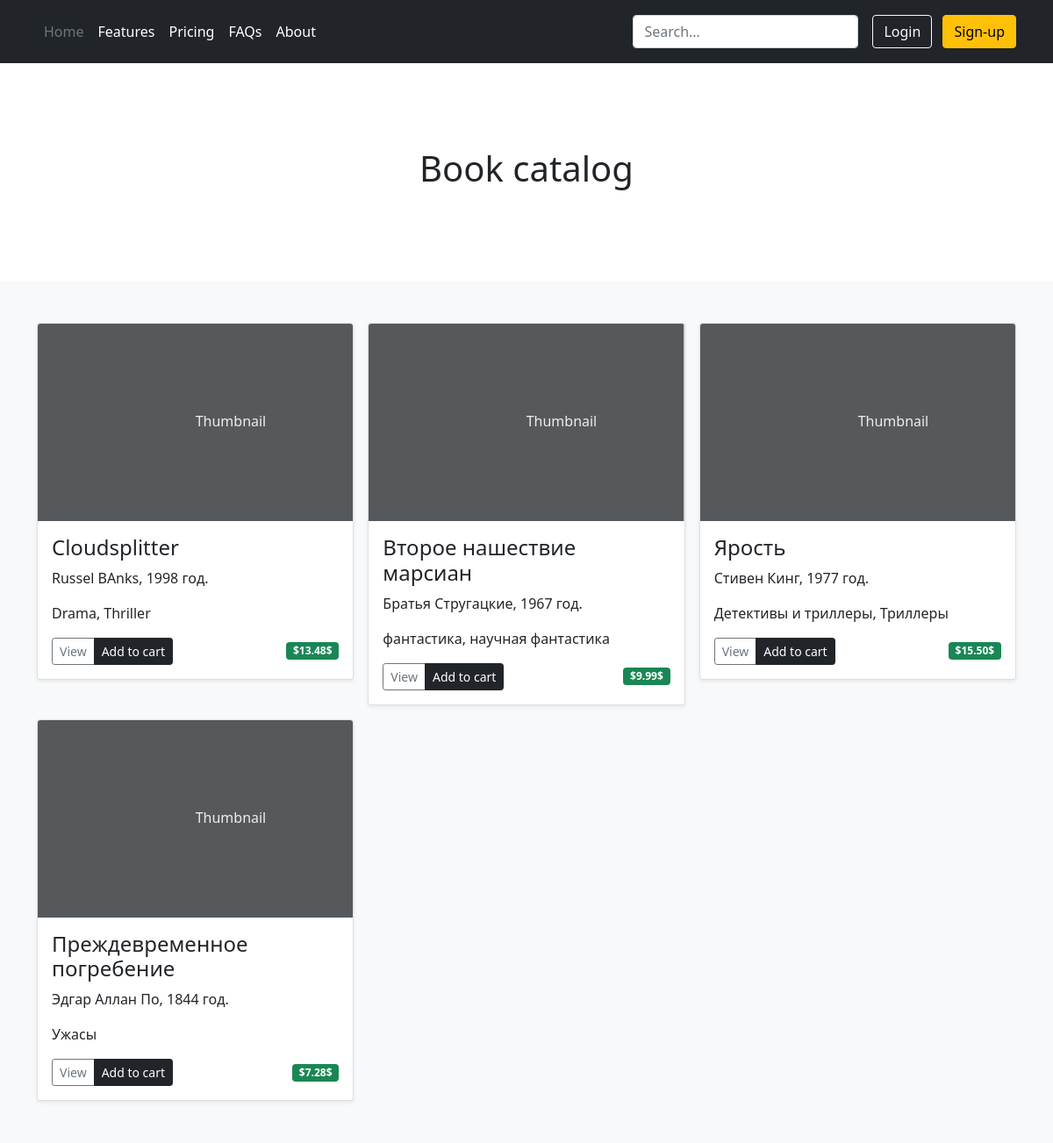
The page / on the database its author committed.
### catalog/models.py (models this page shows, shortened)
class Book(models.Model):
    title = models.TextField()
    summary = models.TextField()
    publication_date = models.DateField(blank=True, null=True)
    price = models.DecimalField(max_digits=5, default=1.00, decimal_places=2)
    amount = models.IntegerField(null=False)
    genre = models.ManyToManyField(Genre)
    author = models.ForeignKey(Author, on_delete=models.CASCADE, null=True)
    def get_genre(self):
        return ", ".join([genre.name for genre in self.genre.all()])
    def get_date(self):
        return self.publication_date.strftime("%Y")
    get_genre.short_description = "Genre"

class Author(models.Model):
    first_name = models.CharField(max_length=100)
    last_name = models.CharField(max_length=100)
    date_of_birth = models.DateField(blank=True, null=True)
    date_of_death = models.DateField(blank=True, null=True)
    photo = models.ImageField(upload_to="authors/", blank=True)
    def __str__(self):
        return f"{self.first_name} {self.last_name}"

class Genre(models.Model):
    name = models.CharField(max_length=50)

### catalog/views.py (the view)
# urls.py: path("", CatalogView.as_view(), name="catalog-index")
class CatalogView(TemplateView):
    template_name = "catalog/catalog.html"
    def get(self, request):
        books = Book.objects.all
        params = {
            'books': books
        }
        return render(request, self.template_name, params)

### templates/catalog/catalog.html
{% extends "base.html" %}
{% block title %} Book catalog{% endblock %}
{% block content %}
<main>
    <div class="album py-5 bg-light" bis_skin_checked="1">
        <div class="container" bis_skin_checked="1">
            <div class="row row-cols-1 row-cols-sm-2 row-cols-md-3 g-3" bis_skin_checked="1">
                {% for book in books %}
                        <div class="col" bis_skin_checked="1">
                            <div class="card shadow-sm" bis_skin_checked="1">
                                <svg class="bd-placeholder-img card-img-top" width="100%" height="225" xmlns="http://www.w3.org/2000/svg" role="img" aria-label="Placeholder: Thumbnail" preserveAspectRatio="xMidYMid slice" focusable="false"><title>Placeholder</title><rect width="100%" height="100%" fill="#55595c"></rect><text x="50%" y="50%" fill="#eceeef" dy=".3em">Thumbnail</text></svg>
                                <div class="card-body" bis_skin_checked="1">
                                    <H4 class="card-text"> {{book.title}}</H4>
                                    <p class="card-text">{{book.author}}, {{book.get_date}} год.</p>
                                    <p class="card-text">{{book.get_genre}}</p>
                                    <div class="d-flex justify-content-between align-items-center" bis_skin_checked="1">
                                        <div class="btn-group" bis_skin_checked="1">
                                            <button type="button" class="btn btn-sm btn-outline-secondary">View</button>
                                            <button type="button" class="btn btn-sm btn btn-dark">Add to cart</button>
                                        </div>
                                        <span class="badge bg-success">${{book.price}}$</span>
                                    </div>
                                </div>
                            </div>
                        </div>
                {% endfor %}
            </div>
      </div>
    </div>
  </main>
{% endblock content %}

### templates/base.html (shortened to what this page needs)
<!DOCTYPE html>
<html lang="en">
<head>
    <link href="https://cdn.jsdelivr.net/npm/bootstrap@5.0.2/dist/css/bootstrap.min.css" rel="stylesheet">
</head>
<body>
    <header class="p-3 bg-dark text-white">
        <div class="container" bis_skin_checked="1">
          <div class="d-flex flex-wrap align-items-center justify-content-center justify-content-lg-start" bis_skin_checked="1">
            <ul class="nav col-12 col-lg-auto me-lg-auto mb-2 justify-content-center mb-md-0">
              <li><a href="{% url 'catalog-index' %}" class="nav-link px-2 text-secondary">Home</a></li>
              <li><a href="#" class="nav-link px-2 text-white">Features</a></li>
              <li><a href="#" class="nav-link px-2 text-white">Pricing</a></li>
              <li><a href="#" class="nav-link px-2 text-white">FAQs</a></li>
              <li><a href="#" class="nav-link px-2 text-white">About</a></li>
            </ul>
            <form class="col-12 col-lg-auto mb-3 mb-lg-0 me-lg-3">
              <input type="search" class="form-control form-control-dark" placeholder="Search..." aria-label="Search">
            </form>
            {% if user.is_authenticated %}
            <span class="px-4" class="text-white"> Hellow, {{user.username}}</span> <a href="{% url 'logout' %}" class="btn btn-danger me-2">Logout</a>
             {% else %}
            <div class="text-end" bis_skin_checked="1">
              <a href="{% url 'login' %}" class="btn btn-outline-light me-2">Login</a>
              <a href="#" class="btn btn-warning">Sign-up</a>
            </div>
            {% endif %}
          </div>
        </div>
    </header>
    <section class="py-5 text-center container">
      <div class="row py-lg-5" bis_skin_checked="1">
        <div class="col-lg-6 col-md-8 mx-auto" bis_skin_checked="1">
          <h1 class="fw-light">{% block title %}{% endblock %}</h1>
        </div>
      </div>
    </section>
    {% block content %}{% endblock %}
</body>
</html>

### rows shown on the page
Book: title "Cloudsplitter", author "Russel BAnks", get_date "1998", get_genre "Drama, Thriller", price "13.48"
Book: title "Второе нашествие марсиан", author "Братья Стругацкие", get_date "1967", get_genre "фантастика, научная фантастика", price "9.99"
Book: title "Ярость", author "Стивен Кинг", get_date "1977", get_genre "Детективы и триллеры, Триллеры", price "15.50"
Book: title "Преждевременное погребение", author "Эдгар Аллан По", get_date "1844", get_genre "Ужасы", price "7.28"
